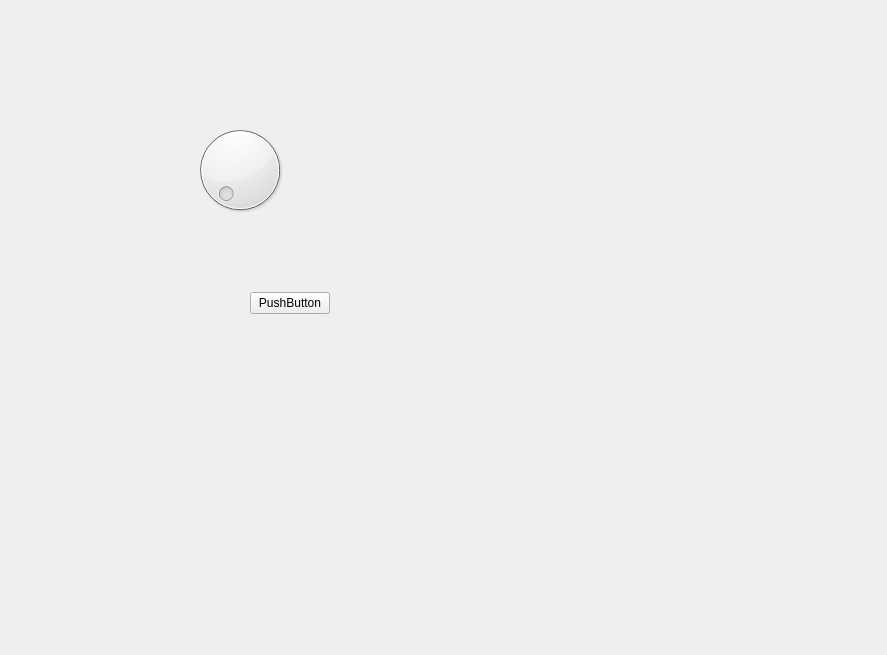
<?xml version="1.0" encoding="UTF-8"?>
<ui version="4.0">
 <class>MyForm</class>
 <widget class="QWidget" name="MyForm">
  <property name="geometry">
   <rect>
    <x>0</x>
    <y>0</y>
    <width>887</width>
    <height>655</height>
   </rect>
  </property>
  <property name="windowTitle">
   <string>Form</string>
  </property>
  <widget class="QWidget" name="">
   <property name="geometry">
    <rect>
     <x>190</x>
     <y>120</y>
     <width>140</width>
     <height>194</height>
    </rect>
   </property>
   <layout class="QVBoxLayout" name="verticalLayout_2">
    <item>
     <layout class="QHBoxLayout" name="horizontalLayout">
      <item>
       <widget class="QDial" name="dial">
        <property name="maximum">
         <number>50</number>
        </property>
        <property name="pageStep">
         <number>10</number>
        </property>
       </widget>
      </item>
      <item>
       <widget class="QLabel" name="label">
        <property name="text">
         <string/>
        </property>
       </widget>
      </item>
     </layout>
    </item>
    <item>
     <layout class="QHBoxLayout" name="horizontalLayout_2">
      <item>
       <spacer name="horizontalSpacer">
        <property name="orientation">
         <enum>Qt::Horizontal</enum>
        </property>
        <property name="sizeHint" stdset="0">
         <size>
          <width>40</width>
          <height>20</height>
         </size>
        </property>
       </spacer>
      </item>
      <item>
       <layout class="QVBoxLayout" name="verticalLayout">
        <item>
         <spacer name="verticalSpacer">
          <property name="orientation">
           <enum>Qt::Vertical</enum>
          </property>
          <property name="sizeHint" stdset="0">
           <size>
            <width>20</width>
            <height>40</height>
           </size>
          </property>
         </spacer>
        </item>
        <item>
         <widget class="QPushButton" name="pushButton">
          <property name="text">
           <string>PushButton</string>
          </property>
         </widget>
        </item>
       </layout>
      </item>
     </layout>
    </item>
   </layout>
  </widget>
 </widget>
 <resources/>
 <connections>
  <connection>
   <sender>pushButton</sender>
   <signal>released()</signal>
   <receiver>MyForm</receiver>
   <slot>close()</slot>
   <hints>
    <hint type="sourcelabel">
     <x>482</x>
     <y>526</y>
    </hint>
    <hint type="destinationlabel">
     <x>462</x>
     <y>431</y>
    </hint>
   </hints>
  </connection>
  <connection>
   <sender>dial</sender>
   <signal>valueChanged(int)</signal>
   <receiver>label</receiver>
   <slot>setNum(int)</slot>
   <hints>
    <hint type="sourcelabel">
     <x>210</x>
     <y>161</y>
    </hint>
    <hint type="destinationlabel">
     <x>283</x>
     <y>130</y>
    </hint>
   </hints>
  </connection>
  <connection>
   <sender>dial</sender>
   <signal>sliderReleased()</signal>
   <receiver>label</receiver>
   <slot>clear()</slot>
   <hints>
    <hint type="sourcelabel">
     <x>214</x>
     <y>164</y>
    </hint>
    <hint type="destinationlabel">
     <x>295</x>
     <y>130</y>
    </hint>
   </hints>
  </connection>
 </connections>
</ui>
